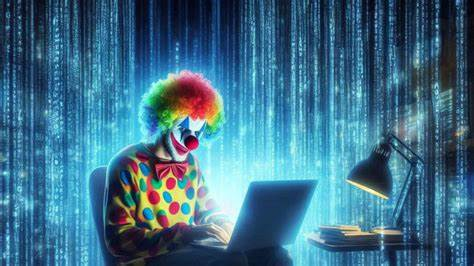
#> input picture images/klown.jpg, 474 x 266 px
$ python img_transform.py
#> lines starting #> are read from the running program, lines starting #| are printed output that depends on the picture; after the words box and inside, x2 and y2 are one past the last pixel; in counts of white or black regions, pixels touching at a corner belong together
import cv2
import numpy as np

img = cv2.imread('images/klown.jpg')
#> img is the input picture: shape (266, 474, 3); mean B, G, R 136.8, 111.5, 62.5

#ОТЗЕРКАЛИТЬ ИЗОБРАЖЕНИЕ
#img = cv2.flip(img, 1) # 0 по вертикали, 1 по горизонтали, -1 по обеим осям

#ВРАЩЕНИЕ ИЗОБРАЖЕНИЯ
def rotate(img_param, angle): # функция (переменная,угол вращения)
    height, width = img.shape[:2] # получить высоту и ширину изображения
    point = (width//2, height//2) # центр изображения

    rotation_matrix = cv2.getRotationMatrix2D(point, angle, 1) # матрица для вращения (центр вращения, угол вращения, масштаб)
    return cv2.warpAffine(img_param, rotation_matrix, (width, height)) # применить вращение (переменная, матрица вращения, размер изображения)
#img = rotate(img, -90)

#СМЕЩЕНИЕ ИЗОБРАЖЕНИЯ
def transform(img_param, x, y): # функция (переменная, смещение по x, смещение по y)
    transformation_matrix = np.float32([[1, 0, x], [0, 1, y]]) # матрица для смещения (x, y, смещение по x), (x, y, смещение по y)
    height, width = img.shape[:2] # получить высоту и ширину изображения
    return cv2.warpAffine(img_param, transformation_matrix, (width, height)) # применить смещение (переменная, матрица смещения, размер изображения)
#img = transform(img, 30, 20)

#КОНТУРЫ ИЗОБРАЖЕНИЯ

new_img = np.zeros(img.shape, dtype='uint8')

img = cv2.cvtColor(img, cv2.COLOR_BGR2GRAY) # черно-белое изображение
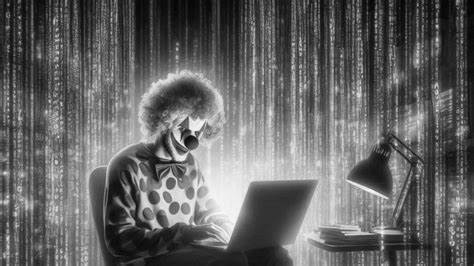
#> img: shape (266, 474); min 1, max 252, mean 99.7
img = cv2.GaussianBlur(img, (5,5), 0) #размытие
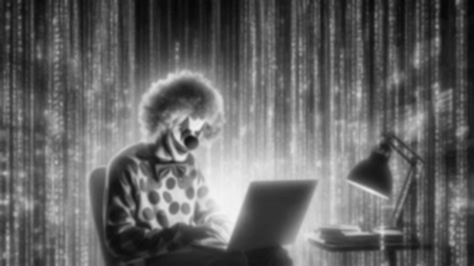
#> img: shape (266, 474); min 5, max 244, mean 99.7
img = cv2.Canny(img, 100, 140) # границы. цвета больше 140 - белые, меньше 100 - черные, между ними - серые
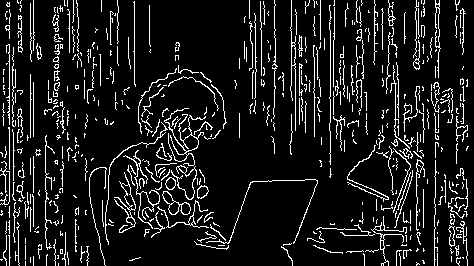
#> img: shape (266, 474); 10.5% white in thin lines or dots

con, hir = cv2.findContours(img, cv2.RETR_LIST, cv2.CHAIN_APPROX_NONE) # найти контуры
#> con = 570 contours, 528 with area under 20; largest, box (x1, y1, x2, y2) and area: (162, 191, 191, 215) 287, (164, 108, 206, 166) 255, (114, 172, 136, 233) 202, (182, 134, 199, 152) 176, (121, 183, 136, 211) 150; hir = 570 rows, first 6: [1, -1, -1, -1], [2, 0, -1, -1], [3, 1, -1, -1], [4, 2, -1, -1], [5, 3, -1, -1], [6, 4, -1, -1]
cv2.drawContours(new_img, con, -1, (0,255,0), 1) # нарисовать контуры (переменная для рисования, контуры, индекс контура (-1 - все), цвет, толщина)
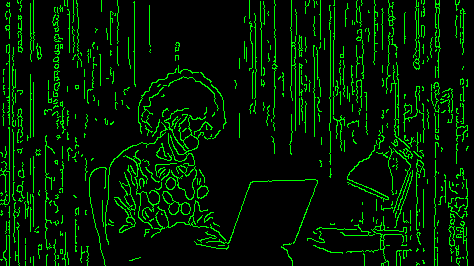
#> new_img: shape (266, 474, 3); mean of channels 0, 1, 2 0, 26.7, 0; drawn as B, G, R


cv2.imshow('klown', img)

cv2.waitKey(0)

$ run again, with images/Sunboy.jpg copied over images/klown.jpg
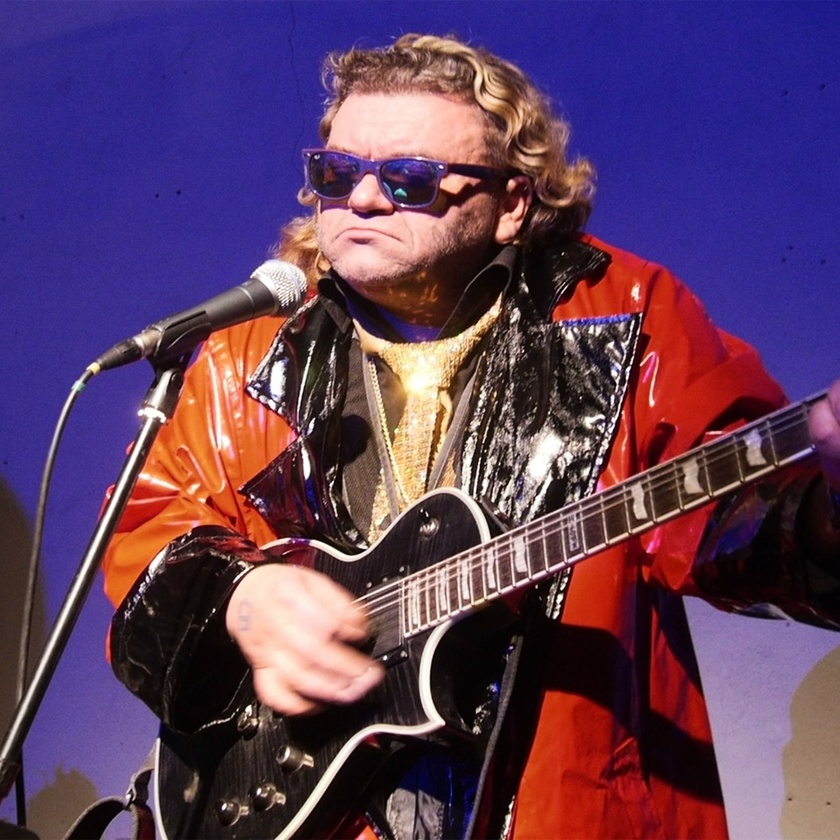
#> input picture images/Sunboy.jpg, 840 x 840 px, shrunk from 1900 x 1900 before the run
#> img is the input picture: shape (840, 840, 3); mean B, G, R 93.8, 61.8, 94.3
#> `img = cv2.Canny(img, 100, 140)`:
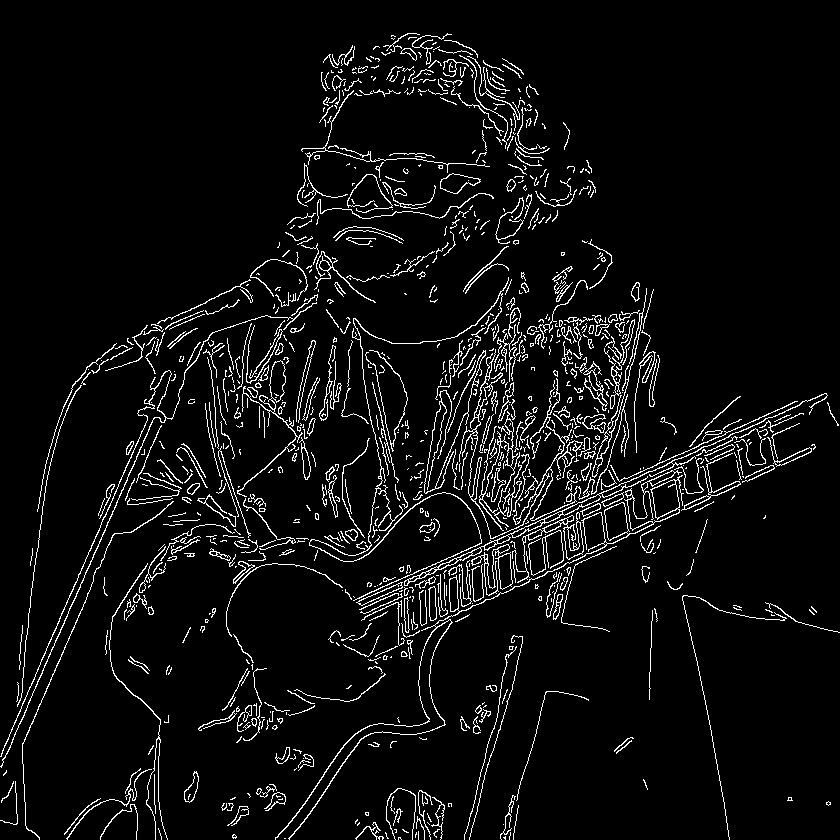
#> img: shape (840, 840); 5.6% white in thin lines or dots
#> con = 1137 contours, 921 with area under 20; largest, box (x1, y1, x2, y2) and area: (275, 470, 684, 840) 2204, (479, 411, 520, 531) 1342, (482, 440, 515, 515) 1051, (404, 393, 828, 586) 1044, (651, 479, 680, 519) 718; hir = 1137 rows, first 6: [1, -1, -1, -1], [2, 0, -1, -1], [3, 1, -1, -1], [4, 2, -1, -1], [5, 3, -1, -1], [6, 4, -1, -1]
#> `cv2.drawContours(new_img, con, -1, (0,255,0), 1)`:
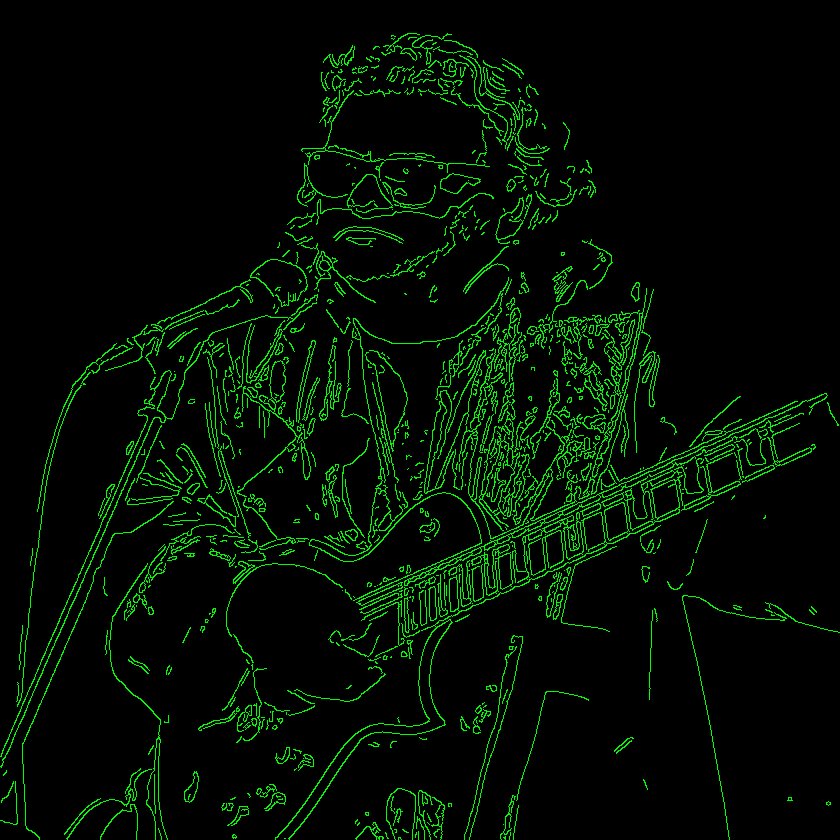
#> new_img: shape (840, 840, 3); mean of channels 0, 1, 2 0, 14.4, 0; drawn as B, G, R

$ run again, with images/international.jpg copied over images/klown.jpg
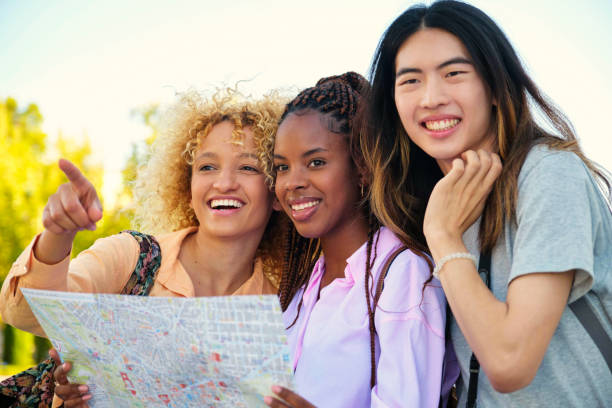
#> input picture images/international.jpg, 612 x 408 px
#> img is the input picture: shape (408, 612, 3); mean B, G, R 150.2, 165.1, 180
#> `img = cv2.Canny(img, 100, 140)`:
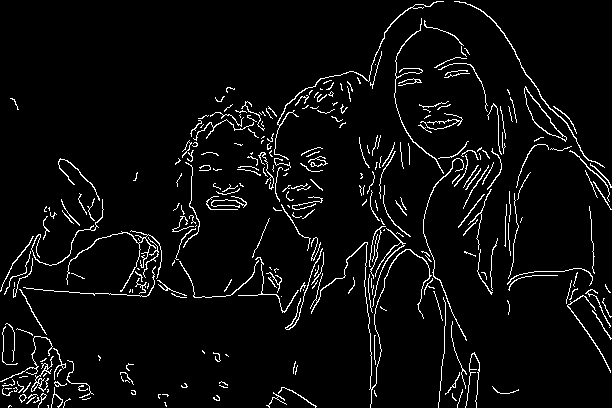
#> img: shape (408, 612); 4.8% white in thin lines or dots
#> con = 319 contours, 287 with area under 20; largest, box (x1, y1, x2, y2) and area: (524, 86, 567, 142) 605, (524, 87, 567, 141) 552, (454, 1, 605, 168) 113, (274, 1, 444, 160) 92, (310, 242, 432, 408) 90; hir = 319 rows, first 6: [1, -1, -1, -1], [2, 0, -1, -1], [3, 1, -1, -1], [4, 2, -1, -1], [5, 3, -1, -1], [6, 4, -1, -1]
#> `cv2.drawContours(new_img, con, -1, (0,255,0), 1)`:
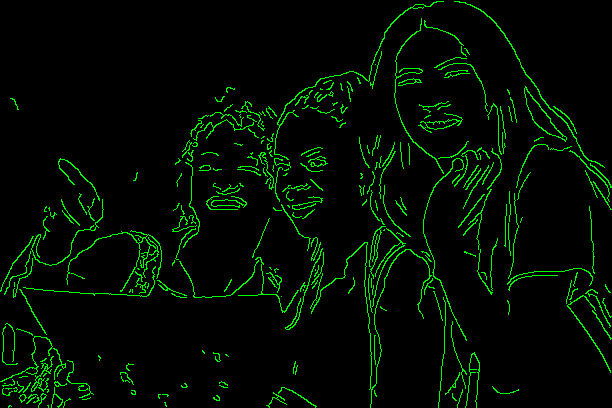
#> new_img: shape (408, 612, 3); mean of channels 0, 1, 2 0, 12.2, 0; drawn as B, G, R
